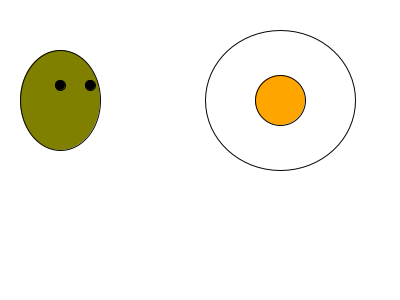
Frame 1 (no input)
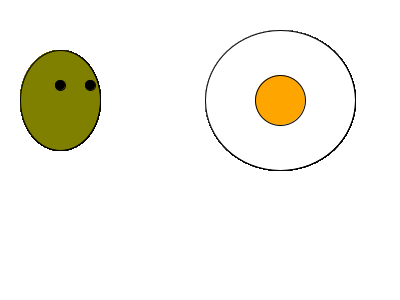
Frame 60 (the mouse pressed at the canvas centre just before this capture)
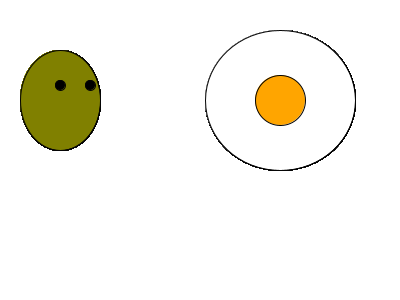
Frame 120 (the mouse held since frame 60 and released just before this capture)

The Processing sketch that drew these frames (run headless with seeded random() and noise(); from frame 60 on, the mouse is pressed at the canvas centre):

// Processing sketch: processing_79416
// ── processing_79416.pde

/*2 personajes distintos
con 4 variables modificablers distintas entre uno i otro
*/

void setup(){
size(400, 300); 
background(255);
}

void draw(){
  aceituno(20, 60, color(128, 128, 0), 4);
  huevo(200, 60, color(255, 165, 0));
  
}

void aceituno(int x, int y, color c, int borde){
  pushMatrix();
   translate(x, y);
   fill(c);
   stroke(borde);
   ellipse(40, 40, 80, 100);
   fill(0);
   ellipse(40, 25, 10, 10);
   ellipse(70, 25, 10, 10);
  popMatrix();
}

void huevo(int x, int y, color yema){
 pushMatrix();
 translate(x, y);
 fill(255);
 ellipse(80, 40, 150, 140);
 fill(yema);
 ellipse(80, 40, 50, 50);
 
 popMatrix(); 
}
